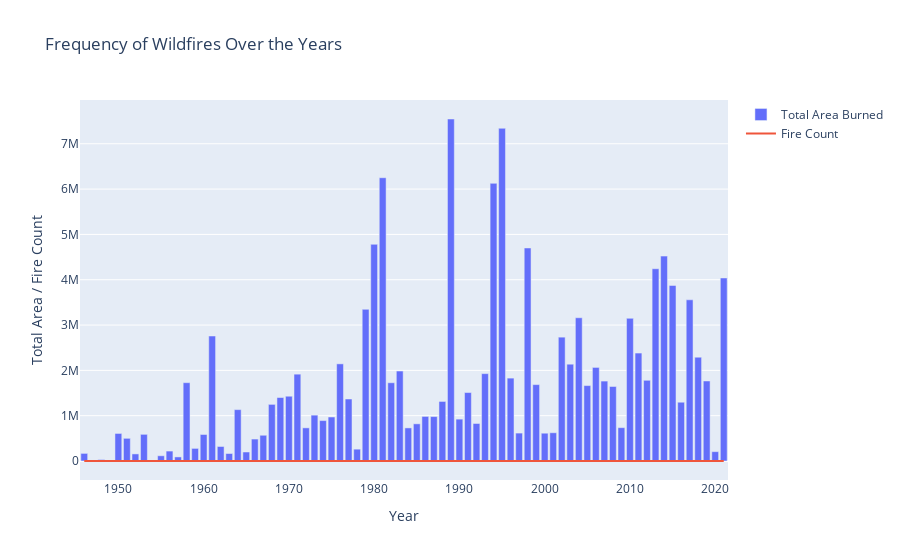

The cell this chart's notebook holds for it:
### Markdown cell above
# How has the frequency of wildfires changed over the years?


Visualization: Bar chart showing the total square kilometers burned per year and a line chart showing the count of fires per year.

### Code cell
# Calculate total square kilometers burned per year
total_area_burned = collection.aggregate([
    {"$match": {"YEAR": {"$nin": [-999]}}},  # Exclude the -999 year
    {"$group": {"_id": "$YEAR", "total_area": {"$sum": "$SIZE_HA"}}},
    {"$sort": {"_id": 1}}
])
years = []
total_area = []
for item in total_area_burned:
    years.append(item["_id"])
    total_area.append(item["total_area"])

# Create a bar chart for total square kilometers burned per year
bar_trace = go.Bar(x=years, y=total_area, name='Total Area Burned')

# Calculate the count of fires per year
fire_count = collection.aggregate([
    {"$match": {"YEAR": {"$nin": [-999]}}},  # Exclude the -999 year
    {"$group": {"_id": "$YEAR", "count": {"$sum": 1}}},
    {"$sort": {"_id": 1}}
])
fire_years = []
fire_counts = []
for item in fire_count:
    fire_years.append(item["_id"])
    fire_counts.append(item["count"])

# Create a line chart for the count of fires per year
line_trace = go.Scatter(x=fire_years, y=fire_counts, mode='lines', name='Fire Count')

# Create the layout
layout = go.Layout(title='Frequency of Wildfires Over the Years', xaxis=dict(title='Year'), yaxis=dict(title='Total Area / Fire Count'))

# Create the figure
fig = go.Figure(data=[bar_trace, line_trace], layout=layout)

# Enable offline mode and display the plot
init_notebook_mode(connected=True)
iplot(fig)

### Figure 1 — Plotly figure (JSON) as saved in the notebook; plotly's stock layout.template omitted (floating-point values rounded to 4 significant figures)
{"data": [{"name": "Total Area Burned", "type": "bar", "x": [1946, 1947, 1948, 1950, 1951, 1952, 1953, 1954, 1955, 1956, 1957, 1958, 1959, 1960, 1961, 1962, 1963, 1964, 1965, 1966, 1967, 1968, 1969, 1970, 1971, 1972, 1973, 1974, 1975, 1976, 1977, 1978, 1979, 1980, 1981, 1982, 1983, 1984, 1985, 1986, 1987, 1988, 1989, 1990, 1991, 1992, 1993, 1994, 1995, 1996, 1997, 1998, 1999, 2000, 2001, 2002, 2003, 2004, 2005, 2006, 2007, 2008, 2009, 2010, 2011, 2012, 2013, 2014, 2015, 2016, 2017, 2018, 2019, 2020, 2021], "y": [167600.0, 2824.0, 31860.0, 607900.0, 500400.0, 156500.0, 588200.0, 6642.0, 115300.0, 219100.0, 89950.0, 1728000.0, 278100.0, 584900.0, 2758000.0, 320100.0, 165400.0, 1133000.0, 198400.0, 484200.0, 568100.0, 1249000.0, 1400000.0, 1429000.0, 1916000.0, 731400.0, 1012000.0, 891800.0, 970800.0, 2144000.0, 1368000.0, 261100.0, 3347000.0, 4781000.0, 6251000.0, 1727000.0, 1985000.0, 730300.0, 820400.0, 983700.0, 980400.0, 1314000.0, 7547000.0, 924000.0, 1510000.0, 827700.0, 1928000.0, 6126773, 7341000.0, 1829000.0, 616000.0, 4701000.0, 1686000.0, 613100.0, 623100.0, 2733000.0, 2136000.0, 3161000.0, 1664000.0, 2065000.0, 1764000.0, 1644000.0, 735500.0, 3148000.0, 2382000.0, 1781000.0, 4242000.0, 4521000.0, 3874000.0, 1297000.0, 3557000.0, 2290000.0, 1765000.0, 206200.0, 4039000.0]}, {"mode": "lines", "name": "Fire Count", "type": "scatter", "x": [1946, 1947, 1948, 1950, 1951, 1952, 1953, 1954, 1955, 1956, 1957, 1958, 1959, 1960, 1961, 1962, 1963, 1964, 1965, 1966, 1967, 1968, 1969, 1970, 1971, 1972, 1973, 1974, 1975, 1976, 1977, 1978, 1979, 1980, 1981, 1982, 1983, 1984, 1985, 1986, 1987, 1988, 1989, 1990, 1991, 1992, 1993, 1994, 1995, 1996, 1997, 1998, 1999, 2000, 2001, 2002, 2003, 2004, 2005, 2006, 2007, 2008, 2009, 2010, 2011, 2012, 2013, 2014, 2015, 2016, 2017, 2018, 2019, 2020, 2021], "y": [7, 5, 7, 61, 119, 57, 34, 11, 44, 73, 50, 215, 161, 256, 463, 116, 122, 212, 94, 114, 297, 181, 233, 256, 317, 239, 235, 178, 187, 404, 252, 81, 267, 444, 418, 266, 319, 217, 205, 173, 285, 292, 770, 246, 311, 149, 213, 396, 439, 451, 129, 515, 288, 179, 168, 322, 414, 432, 303, 416, 256, 203, 233, 385, 232, 420, 374, 341, 546, 204, 468, 428, 192, 80, 596]}], "layout": {"title": {"text": "Frequency of Wildfires Over the Years"}, "xaxis": {"title": {"text": "Year"}}, "yaxis": {"title": {"text": "Total Area / Fire Count"}}}}
